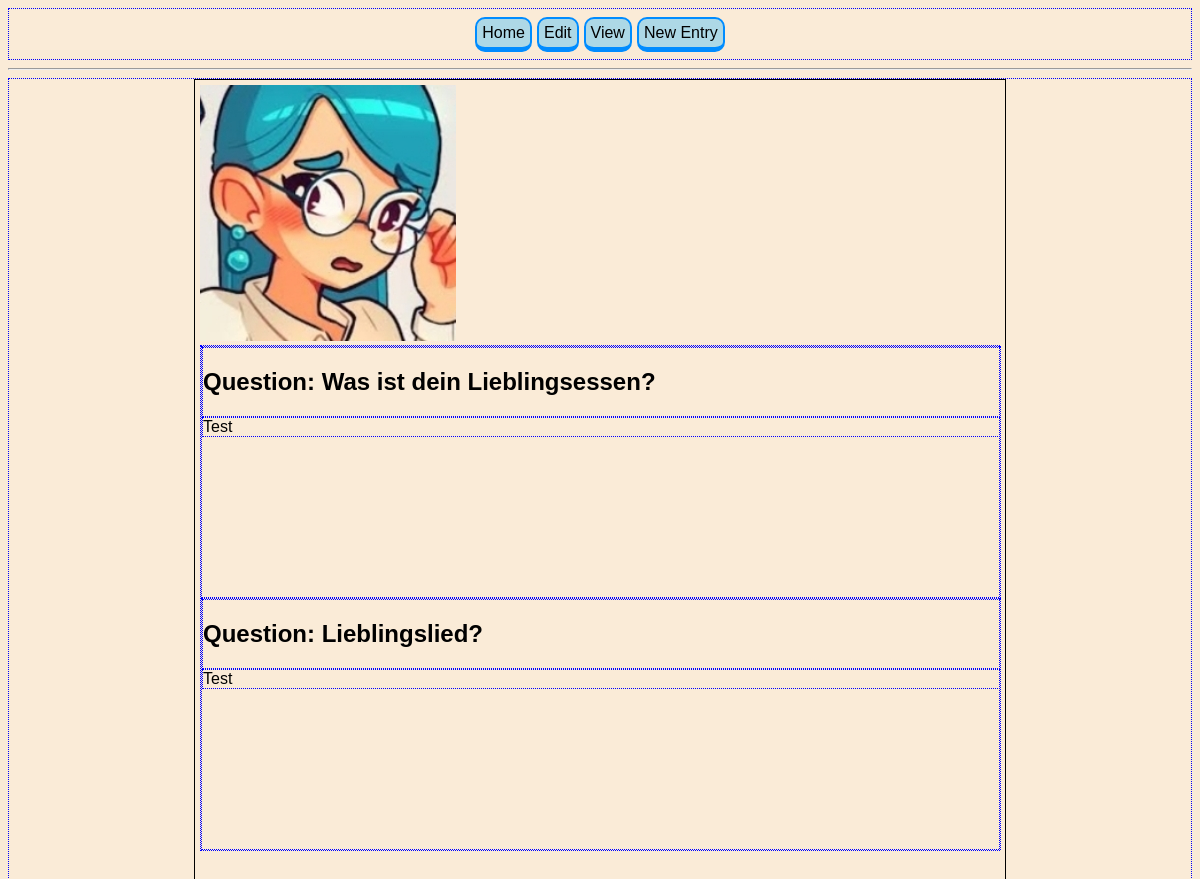
Page /view/entry/23 on the committed database.
### main/models.py (models this page shows, shortened)
class Question(models.Model):
    interview = models.ForeignKey(Interview, on_delete=models.SET_NULL, null=True)
    name = models.CharField(max_length=100)
    value_de = models.CharField(max_length=200)
    description_de = models.CharField(max_length=500)
    value_en = models.CharField(max_length=200)
    description_en = models.CharField(max_length=500)
    type = models.CharField(max_length=100, choices=question_type_choices) #FileUpload, Interview, AboutMe
    special = models.BooleanField(default=False) # clarify if special field like name, fav color, etc.
    sort_id = models.SmallIntegerField()
    required = models.BooleanField(default=False)
    class Meta:
        constraints = [
            models.UniqueConstraint(fields=['interview', 'sort_id', 'name'], name='unique_question')
        ]

class Answer(models.Model):
    entry = models.ForeignKey(Entry, on_delete=models.CASCADE)
    question = models.ForeignKey(Question, on_delete=models.CASCADE, null=True)
    answer_text = models.TextField(null=True, blank=True)
    answer_image = models.ImageField(upload_to="upload", default="no_image.webp", blank=True)
    answer_boolean = models.BooleanField(null=True, blank=True)
    answer_color = colorfield.ColorField(default='#FF0000', format="rgb")
    updated = models.DateTimeField(auto_now=True)
    created = models.DateTimeField(auto_now_add=True)

### app_read/views/entry.py (the view)
# urls.py: path('entry/<str:entryid>', views.entry.main, name = "entry_view")
def main(request, entryid):
    entry = models.Entry.objects.get(id = entryid)
    language = entry.language
    all_answers = models.Answer.objects.filter(entry = entryid)
    normal_answers = {}
    profile_picture = None
    for answer in all_answers:
        question = models.Question.objects.get(id = answer.question.id)
        if question.special == True:
            if question.name == "profile_picture":
                profile_picture = answer.answer_image
            continue
        if question.type not in ["answer_text", "answer_longtext"]:
            continue
        match language:
            case "de":
                question_value = question.value_de
            case "en":
                question_value = question.value_en
        answer_text = answer.answer_text
        item_info = {
            "question" : question_value,
            "answer" : answer_text
        }
        normal_answers[question.sort_id] = item_info
    normal_answers = dict(sorted(normal_answers.items()))
    ctx = {
        "profile_picture" : profile_picture,
        "normal_answers" : normal_answers
        }
    return render(request, 'app_read/view_entry.html', ctx)

### app_read/templates/app_read/view_entry.html
{% extends 'main.html' %}
{% block content %}
{% load static %}
<link rel='stylesheet' type='text/css' media='screen' href="{% static 'styles/app_read/[AS]view_entry.css' %}">
<div class = "fc fc_row fc_center1">
<div class = "page">
    <img src="{{ profile_picture.url }}" alt="...">
    <div class = "interview_container">
        {% for sort_id, answer_info in normal_answers.items %}
            {% include "app_read/inc/view_entry/interview_items/normal_answer.html" %}
        {% endfor %}
    </div>
</div>
</div>
{% endblock %}

### app_read/templates/app_read/inc/view_entry/interview_items/normal_answer.html
<div class = "fc fc_column interview_item_container">
    <div class = "interview_item_question_container">
        <h2>Question: {{answer_info.question}}?</h2>
    </div>
    <div class = "interview_item_answer_container">
        <p>{{answer_info.answer}}</p>
    </div>
</div>

### static/styles/global/_vars.css (style rules this page uses)
:root { --bg_color: antiquewhite; --font_color: black; --main_color: antiquewhite; --accent_color: lightblue; --accent_color_dark_value: 0, 140, 255; --accent_color_dark: rgb(0, 140, 255); --border_color: var(--accent_color_dark); }

### static/styles/global/_main.css (style rules this page uses)
body { background-color: var(--bg_color); font-family: 'Gill Sans', 'Gill Sans MT', Calibri, 'Trebuchet MS', sans-serif; }
p { margin: 0px; }

### static/styles/global/[FC]flex-containers.css (style rules this page uses)
.fc { display: flex; }
.fc_column { flex-direction: column; }
.fc_row { flex-direction: row; }
.fc_center1 { justify-content: center; }

### static/styles/global/[BTN]buttons.css (style rules this page uses)
:root { --btn_border_color: var(--accent_color_dark); --btn_background_color: var(--accent_color); --btn_border_thickness: 2px; }

### static/styles/app_read/[AS]view_entry.css (style rules this page uses)
.page { height: 900px; width: 800px; padding: 5px; border: 1px solid black; }
.interview_item_container { width: 100%; height: 250px; }
.interview_item_answer_container { overflow-wrap: break-word; overflow-y: scroll; }
.interview_item_answer_container p { line-break: normal; }
div { border: 1px dotted blue; }

### rows in the picture
Question: question "Was ist dein Lieblingsessen"
Answer: answer "Test"
Question: question "Lieblingslied"
Answer: answer "Test"

### other values in the picture
{{ btn_text }} "Home Edit View New Entry"
